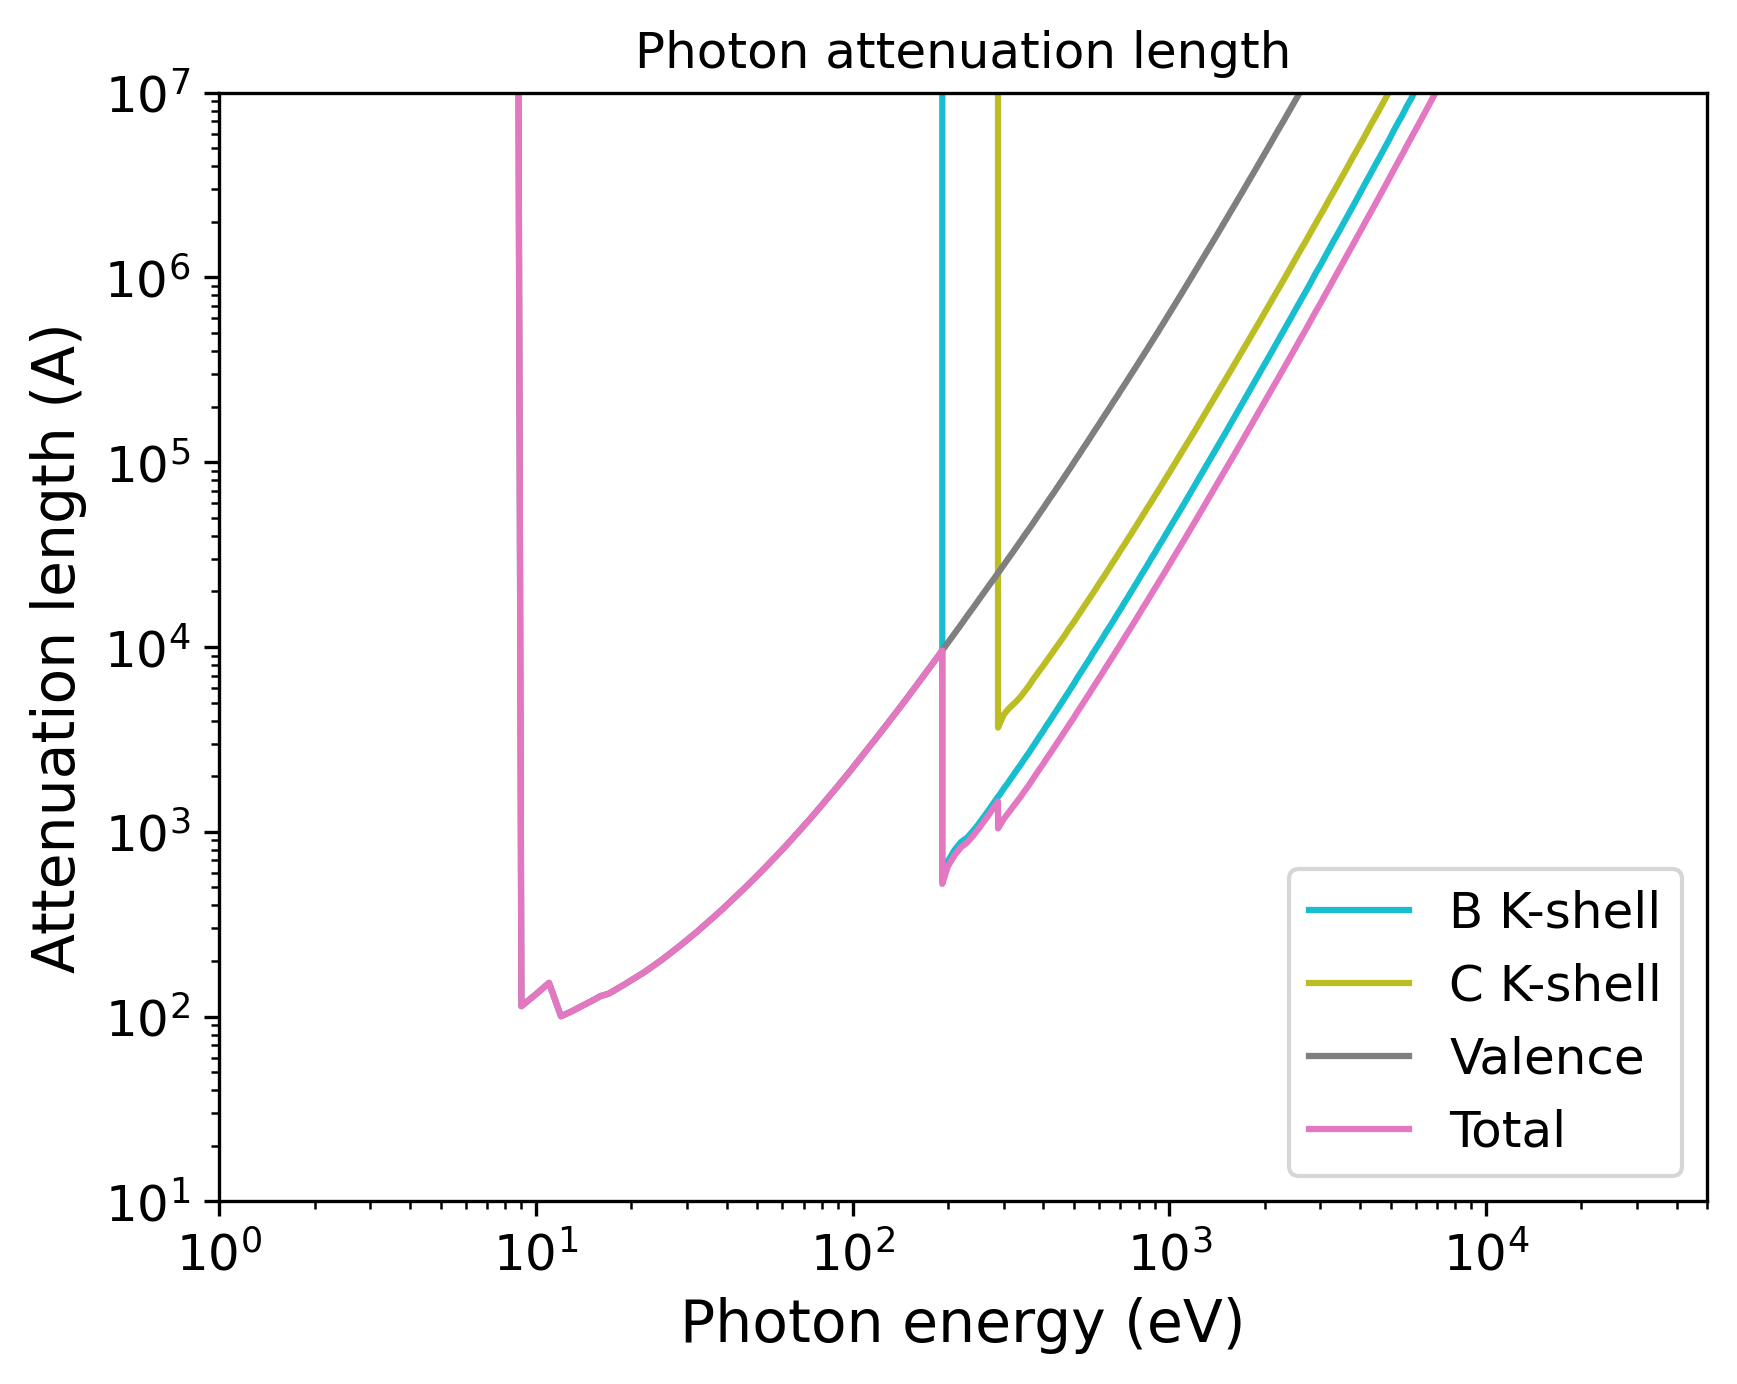

Recreate this plot in Python.
import pandas as pd
import numpy as np
import matplotlib.pyplot as plt
import matplotlib.cm as cm
# Set the format:
plt.xlabel("Photon energy (eV)", fontsize=14)
plt.ylabel("Attenuation length (A)", fontsize=14)
plt.xticks(fontsize=12)
plt.yticks(fontsize=12)
plt.grid(False)
# Set the axes:
# Read the output file:
df = pd.read_csv(r"OUTPUT_B4C_Photon_IMFP.dat", sep=r'\s+', header=None, comment="#", skipinitialspace=True)
plt.xscale("log")
plt.yscale("log")
# Prepare the plot:
columns_to_plot = [ 1, 2, 3, 4]
labels = [ "B K-shell", "C K-shell", "Valence", "Total"]
# Create N distinct colors from a colormap
N = len(columns_to_plot)
colors = plt.cm.tab10(np.linspace(1, 0, 10))
# Set line styles:
linestyles = [ "-", "-", "-", "-"]
for i, col in enumerate(columns_to_plot):
    color = colors[i % len(colors)]
    ls    = linestyles[i % len(linestyles)]
    label = labels[i % len(labels)]
    plt.plot(df.iloc[:, 0], df.iloc[:, col],
    color=color,
    label=label,
    linestyle=ls)
plt.xlim(1.00000000,50000.00000000)
plt.ylim(10.00000000,10000000.00000000)
plt.title("Photon attenuation length")
plt.legend(loc="best", fontsize=12)
# Save the plot in this format:
plt.savefig("OUTPUT_MFP_photon.png", dpi=300, bbox_inches="tight")
